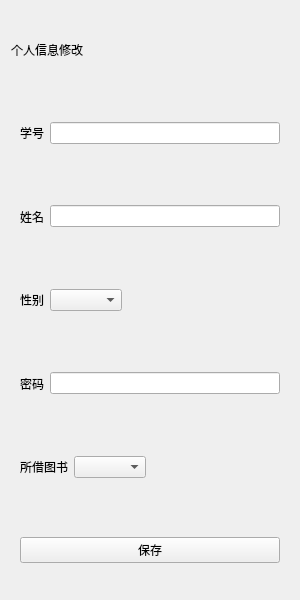
<?xml version="1.0" encoding="UTF-8"?>
<ui version="4.0">
 <class>Re_account</class>
 <widget class="QWidget" name="Re_account">
  <property name="geometry">
   <rect>
    <x>0</x>
    <y>0</y>
    <width>300</width>
    <height>600</height>
   </rect>
  </property>
  <property name="windowTitle">
   <string>Form</string>
  </property>
  <layout class="QGridLayout" name="gridLayout">
   <item row="0" column="0">
    <widget class="QLabel" name="label">
     <property name="text">
      <string>个人信息修改</string>
     </property>
    </widget>
   </item>
   <item row="5" column="0">
    <widget class="QWidget" name="widget_6" native="true">
     <layout class="QHBoxLayout" name="horizontalLayout_6">
      <item>
       <widget class="QLabel" name="label_7">
        <property name="text">
         <string>所借图书</string>
        </property>
       </widget>
      </item>
      <item>
       <widget class="QComboBox" name="comboBox_2"/>
      </item>
      <item>
       <spacer name="horizontalSpacer_2">
        <property name="orientation">
         <enum>Qt::Horizontal</enum>
        </property>
        <property name="sizeHint" stdset="0">
         <size>
          <width>40</width>
          <height>20</height>
         </size>
        </property>
       </spacer>
      </item>
     </layout>
    </widget>
   </item>
   <item row="1" column="0">
    <widget class="QWidget" name="widget" native="true">
     <layout class="QHBoxLayout" name="horizontalLayout">
      <item>
       <widget class="QLabel" name="label_2">
        <property name="text">
         <string>学号</string>
        </property>
       </widget>
      </item>
      <item>
       <widget class="QLineEdit" name="lineEdit_1"/>
      </item>
     </layout>
    </widget>
   </item>
   <item row="6" column="0">
    <widget class="QWidget" name="widget_7" native="true">
     <layout class="QHBoxLayout" name="horizontalLayout_7">
      <item>
       <widget class="QPushButton" name="btn_save">
        <property name="text">
         <string>保存</string>
        </property>
       </widget>
      </item>
     </layout>
    </widget>
   </item>
   <item row="4" column="0">
    <widget class="QWidget" name="widget_4" native="true">
     <layout class="QHBoxLayout" name="horizontalLayout_4">
      <item>
       <widget class="QLabel" name="label_6">
        <property name="text">
         <string>密码</string>
        </property>
       </widget>
      </item>
      <item>
       <widget class="QLineEdit" name="lineEdit_4"/>
      </item>
     </layout>
    </widget>
   </item>
   <item row="2" column="0">
    <widget class="QWidget" name="widget_2" native="true">
     <layout class="QHBoxLayout" name="horizontalLayout_2">
      <item>
       <widget class="QLabel" name="label_3">
        <property name="text">
         <string>姓名</string>
        </property>
       </widget>
      </item>
      <item>
       <widget class="QLineEdit" name="lineEdit_2"/>
      </item>
     </layout>
    </widget>
   </item>
   <item row="3" column="0">
    <widget class="QWidget" name="widget_5" native="true">
     <layout class="QHBoxLayout" name="horizontalLayout_5">
      <item>
       <widget class="QLabel" name="label_4">
        <property name="text">
         <string>性别</string>
        </property>
       </widget>
      </item>
      <item>
       <widget class="QComboBox" name="comboBox"/>
      </item>
      <item>
       <spacer name="horizontalSpacer">
        <property name="orientation">
         <enum>Qt::Horizontal</enum>
        </property>
        <property name="sizeHint" stdset="0">
         <size>
          <width>40</width>
          <height>20</height>
         </size>
        </property>
       </spacer>
      </item>
     </layout>
    </widget>
   </item>
  </layout>
 </widget>
 <resources/>
 <connections/>
</ui>
